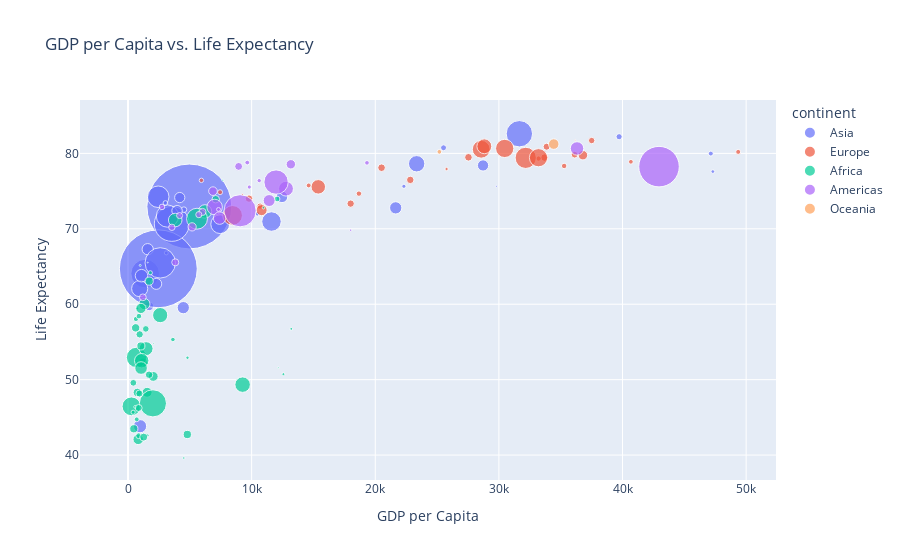

Notebook source saved alongside this figure:
### Code cell
# Create an interactive scatter plot with Plotly Express
fig = px.scatter(gdp_df, 
                 x='gdpPercap', 
                 y='lifeExp', 
                 size='pop', 
                 color='continent',
                 hover_name='country', 
                 hover_data=['gdpPercap', 'lifeExp', 'pop'],
                 title='GDP per Capita vs. Life Expectancy',
                 labels={'gdpPercap': 'GDP per Capita', 'lifeExp': 'Life Expectancy', 'pop': 'Population'},
                 size_max=60)
fig.show()

### Figure 1 — Plotly figure (JSON) as saved in the notebook; plotly's stock layout.template omitted (floating-point values rounded to 4 significant figures)
{"data": [{"customdata": [[31889923], [708573], [150448339], [14131858], [1318683096], [6980412], [1110396331], [223547000], [69453570], [27499638], [6426679], [127467972], [6053193], [23301725], [49044790], [2505559], [3921278], [24821286], [2874127], [47761980], [28901790], [3204897], [169270617], [91077287], [27601038], [4553009], [20378239], [19314747], [23174294], [65068149], [85262356], [4018332], [22211743]], "hovertemplate": "<b>%{hovertext}</b><br><br>continent=Asia<br>GDP per Capita=%{x}<br>Life Expectancy=%{y}<br>Population=%{customdata[0]}<extra></extra>", "hovertext": ["Afghanistan", "Bahrain", "Bangladesh", "Cambodia", "China", "Hong Kong, China", "India", "Indonesia", "Iran", "Iraq", "Israel", "Japan", "Jordan", "Korea, Dem. Rep.", "Korea, Rep.", "Kuwait", "Lebanon", "Malaysia", "Mongolia", "Myanmar", "Nepal", "Oman", "Pakistan", "Philippines", "Saudi Arabia", "Singapore", "Sri Lanka", "Syria", "Taiwan", "Thailand", "Vietnam", "West Bank and Gaza", "Yemen, Rep."], "legendgroup": "Asia", "marker": {"color": "#636efa", "size": [31889923, 708573, 150448339, 14131858, 1318683096, 6980412, 1110396331, 223547000, 69453570, 27499638, 6426679, 127467972, 6053193, 23301725, 49044790, 2505559, 3921278, 24821286, 2874127, 47761980, 28901790, 3204897, 169270617, 91077287, 27601038, 4553009, 20378239, 19314747, 23174294, 65068149, 85262356, 4018332, 22211743], "sizemode": "area", "sizeref": 366300.0, "symbol": "circle"}, "mode": "markers", "name": "Asia", "orientation": "v", "showlegend": true, "type": "scatter", "x": [974.6, 29800.0, 1391.0, 1714.0, 4959.0, 39720.0, 2452.0, 3541.0, 11610.0, 4471.0, 25520.0, 31660.0, 4519.0, 1593.0, 23350.0, 47310.0, 10460.0, 12450.0, 3096.0, 944, 1091.0, 22320.0, 2606.0, 3190.0, 21650.0, 47140.0, 3970.0, 4185.0, 28720.0, 7458.0, 2442.0, 3025.0, 2281.0], "xaxis": "x", "y": [43.83, 75.64, 64.06, 59.72, 72.96, 82.21, 64.7, 70.65, 70.96, 59.55, 80.75, 82.6, 72.53, 67.3, 78.62, 77.59, 71.99, 74.24, 66.8, 62.07, 63.78, 75.64, 65.48, 71.69, 72.78, 79.97, 72.4, 74.14, 78.4, 70.62, 74.25, 73.42, 62.7], "yaxis": "y"}, {"customdata": [[3600523], [8199783], [10392226], [4552198], [7322858], [4493312], [10228744], [5468120], [5238460], [61083916], [82400996], [10706290], [9956108], [301931], [4109086], [58147733], [684736], [16570613], [4627926], [38518241], [10642836], [22276056], [10150265], [5447502], [2009245], [40448191], [9031088], [7554661], [71158647], [60776238]], "hovertemplate": "<b>%{hovertext}</b><br><br>continent=Europe<br>GDP per Capita=%{x}<br>Life Expectancy=%{y}<br>Population=%{customdata[0]}<extra></extra>", "hovertext": ["Albania", "Austria", "Belgium", "Bosnia and Herzegovina", "Bulgaria", "Croatia", "Czech Republic", "Denmark", "Finland", "France", "Germany", "Greece", "Hungary", "Iceland", "Ireland", "Italy", "Montenegro", "Netherlands", "Norway", "Poland", "Portugal", "Romania", "Serbia", "Slovak Republic", "Slovenia", "Spain", "Sweden", "Switzerland", "Turkey", "United Kingdom"], "legendgroup": "Europe", "marker": {"color": "#EF553B", "size": [3600523, 8199783, 10392226, 4552198, 7322858, 4493312, 10228744, 5468120, 5238460, 61083916, 82400996, 10706290, 9956108, 301931, 4109086, 58147733, 684736, 16570613, 4627926, 38518241, 10642836, 22276056, 10150265, 5447502, 2009245, 40448191, 9031088, 7554661, 71158647, 60776238], "sizemode": "area", "sizeref": 366300.0, "symbol": "circle"}, "mode": "markers", "name": "Europe", "orientation": "v", "showlegend": true, "type": "scatter", "x": [5937.0, 36130.0, 33690.0, 7446.0, 10680.0, 14620.0, 22830.0, 35280.0, 33210.0, 30470.0, 32170.0, 27540.0, 18010.0, 36180.0, 40680.0, 28570.0, 9254.0, 36800.0, 49360.0, 15390.0, 20510.0, 10810.0, 9787.0, 18680.0, 25770.0, 28820.0, 33860.0, 37510.0, 8458.0, 33200.0], "xaxis": "x", "y": [76.42, 79.83, 79.44, 74.85, 73.0, 75.75, 76.49, 78.33, 79.31, 80.66, 79.41, 79.48, 73.34, 81.76, 78.89, 80.55, 74.54, 79.76, 80.2, 75.56, 78.1, 72.48, 74.0, 74.66, 77.93, 80.94, 80.88, 81.7, 71.78, 79.42], "yaxis": "y"}, {"customdata": [[33333216], [12420476], [8078314], [1639131], [14326203], [8390505], [17696293], [4369038], [10238807], [710960], [64606759], [3800610], [18013409], [496374], [80264543], [551201], [4906585], [76511887], [1454867], [1688359], [22873338], [9947814], [1472041], [35610177], [2012649], [3193942], [6036914], [19167654], [13327079], [12031795], [3270065], [1250882], [33757175], [19951656], [2055080], [12894865], [135031164], [798094], [8860588], [199579], [12267493], [6144562], [9118773], [43997828], [42292929], [1133066], [38139640], [5701579], [10276158], [29170398], [11746035], [12311143]], "hovertemplate": "<b>%{hovertext}</b><br><br>continent=Africa<br>GDP per Capita=%{x}<br>Life Expectancy=%{y}<br>Population=%{customdata[0]}<extra></extra>", "hovertext": ["Algeria", "Angola", "Benin", "Botswana", "Burkina Faso", "Burundi", "Cameroon", "Central African Republic", "Chad", "Comoros", "Congo, Dem. Rep.", "Congo, Rep.", "Cote d'Ivoire", "Djibouti", "Egypt", "Equatorial Guinea", "Eritrea", "Ethiopia", "Gabon", "Gambia", "Ghana", "Guinea", "Guinea-Bissau", "Kenya", "Lesotho", "Liberia", "Libya", "Madagascar", "Malawi", "Mali", "Mauritania", "Mauritius", "Morocco", "Mozambique", "Namibia", "Niger", "Nigeria", "Reunion", "Rwanda", "Sao Tome and Principe", "Senegal", "Sierra Leone", "Somalia", "South Africa", "Sudan", "Swaziland", "Tanzania", "Togo", "Tunisia", "Uganda", "Zambia", "Zimbabwe"], "legendgroup": "Africa", "marker": {"color": "#00cc96", "size": [33333216, 12420476, 8078314, 1639131, 14326203, 8390505, 17696293, 4369038, 10238807, 710960, 64606759, 3800610, 18013409, 496374, 80264543, 551201, 4906585, 76511887, 1454867, 1688359, 22873338, 9947814, 1472041, 35610177, 2012649, 3193942, 6036914, 19167654, 13327079, 12031795, 3270065, 1250882, 33757175, 19951656, 2055080, 12894865, 135031164, 798094, 8860588, 199579, 12267493, 6144562, 9118773, 43997828, 42292929, 1133066, 38139640, 5701579, 10276158, 29170398, 11746035, 12311143], "sizemode": "area", "sizeref": 366300.0, "symbol": "circle"}, "mode": "markers", "name": "Africa", "orientation": "v", "showlegend": true, "type": "scatter", "x": [6223.0, 4797.0, 1441.0, 12570.0, 1217.0, 430.1, 2042.0, 706.0, 1704.0, 986.1, 277.6, 3633.0, 1545.0, 2082.0, 5581.0, 12150.0, 641.4, 690.8, 13210.0, 752.7, 1328.0, 942.7, 579.2, 1463.0, 1569.0, 414.5, 12060.0, 1045.0, 759.3, 1043.0, 1803.0, 10960.0, 3820.0, 823.7, 4811.0, 619.7, 2014.0, 7670.0, 863.1, 1598.0, 1712.0, 862.5, 926.1, 9270.0, 2602.0, 4513.0, 1107.0, 883.0, 7093.0, 1056.0, 1271.0, 469.7], "xaxis": "x", "y": [72.3, 42.73, 56.73, 50.73, 52.3, 49.58, 50.43, 44.74, 50.65, 65.15, 46.46, 55.32, 48.33, 54.79, 71.34, 51.58, 58.04, 52.95, 56.73, 59.45, 60.02, 56.01, 46.39, 54.11, 42.59, 45.68, 73.95, 59.44, 48.3, 54.47, 64.16, 72.8, 71.16, 42.08, 52.91, 56.87, 46.86, 76.44, 46.24, 65.53, 63.06, 42.57, 48.16, 49.34, 58.56, 39.61, 52.52, 58.42, 73.92, 51.54, 42.38, 43.49], "yaxis": "y"}, {"customdata": [[40301927], [9119152], [190010647], [33390141], [16284741], [44227550], [4133884], [11416987], [9319622], [13755680], [6939688], [12572928], [8502814], [7483763], [2780132], [108700891], [5675356], [3242173], [6667147], [28674757], [3942491], [1056608], [301139947], [3447496], [26084662]], "hovertemplate": "<b>%{hovertext}</b><br><br>continent=Americas<br>GDP per Capita=%{x}<br>Life Expectancy=%{y}<br>Population=%{customdata[0]}<extra></extra>", "hovertext": ["Argentina", "Bolivia", "Brazil", "Canada", "Chile", "Colombia", "Costa Rica", "Cuba", "Dominican Republic", "Ecuador", "El Salvador", "Guatemala", "Haiti", "Honduras", "Jamaica", "Mexico", "Nicaragua", "Panama", "Paraguay", "Peru", "Puerto Rico", "Trinidad and Tobago", "United States", "Uruguay", "Venezuela"], "legendgroup": "Americas", "marker": {"color": "#ab63fa", "size": [40301927, 9119152, 190010647, 33390141, 16284741, 44227550, 4133884, 11416987, 9319622, 13755680, 6939688, 12572928, 8502814, 7483763, 2780132, 108700891, 5675356, 3242173, 6667147, 28674757, 3942491, 1056608, 301139947, 3447496, 26084662], "sizemode": "area", "sizeref": 366300.0, "symbol": "circle"}, "mode": "markers", "name": "Americas", "orientation": "v", "showlegend": true, "type": "scatter", "x": [12780.0, 3822.0, 9066.0, 36320.0, 13170.0, 7007.0, 9645.0, 8948.0, 6025.0, 6873.0, 5728.0, 5186.0, 1202.0, 3548.0, 7321.0, 11980.0, 2749.0, 9809.0, 4173.0, 7409.0, 19330.0, 18010.0, 42950.0, 10610.0, 11420.0], "xaxis": "x", "y": [75.32, 65.55, 72.39, 80.65, 78.55, 72.89, 78.78, 78.27, 72.23, 74.99, 71.88, 70.26, 60.92, 70.2, 72.57, 76.19, 72.9, 75.54, 71.75, 71.42, 78.75, 69.82, 78.24, 76.38, 73.75], "yaxis": "y"}, {"customdata": [[20434176], [4115771]], "hovertemplate": "<b>%{hovertext}</b><br><br>continent=Oceania<br>GDP per Capita=%{x}<br>Life Expectancy=%{y}<br>Population=%{customdata[0]}<extra></extra>", "hovertext": ["Australia", "New Zealand"], "legendgroup": "Oceania", "marker": {"color": "#FFA15A", "size": [20434176, 4115771], "sizemode": "area", "sizeref": 366300.0, "symbol": "circle"}, "mode": "markers", "name": "Oceania", "orientation": "v", "showlegend": true, "type": "scatter", "x": [34440.0, 25190.0], "xaxis": "x", "y": [81.23, 80.2], "yaxis": "y"}], "layout": {"legend": {"itemsizing": "constant", "title": {"text": "continent"}, "tracegroupgap": 0}, "title": {"text": "GDP per Capita vs. Life Expectancy"}, "xaxis": {"anchor": "y", "domain": [0, 1], "title": {"text": "GDP per Capita"}}, "yaxis": {"anchor": "x", "domain": [0, 1], "title": {"text": "Life Expectancy"}}}}
